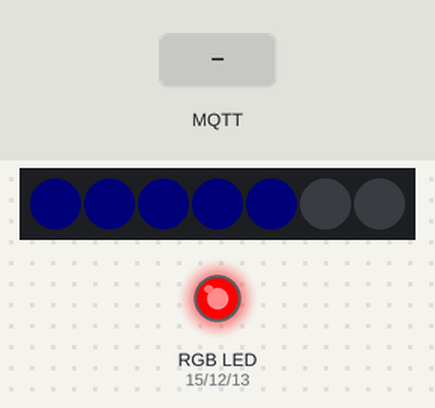
A sketch run on a simulated ESP8266 (NodeMCU). Parts: 7 RGB LEDs in strip order, left to right, an RGB LED mixed from three pins (HIGH = lit). The inputs (shaded band) are chosen by the test bench. Dim RGB values are drawn brighter than linear; WiFi joins after 1.5 s; servers stay silent unless stated; random numbers use the default seed unless the sketch sets one; no MQTT or app messages arrive unless stated; what the sketch prints to the serial monitor is not drawn.

Above: at 2.52 s.
At 3.7 s:
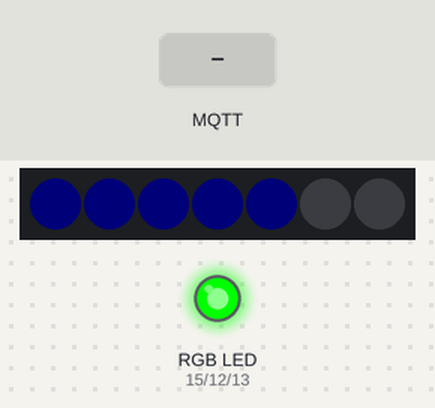
3.8 s: MQTT message "v1" arrives on the first subscribed topic
5.3 s: MQTT message "1" arrives on the first subscribed topic
6.8 s: MQTT message "on" arrives on the first subscribed topic
Timing chart, 0 to 9.8 s (numbered marks = the images above; inputs shaded):
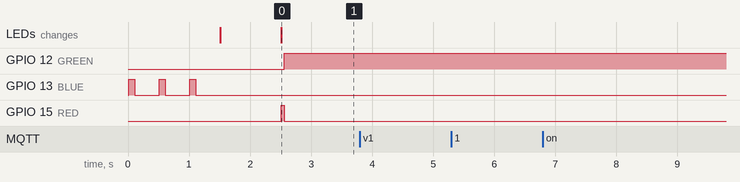

Measured:
- after the input at 3.8 s, every drawn part: stays the same
- after the input at 5.3 s, every drawn part: stays the same
- after the input at 6.8 s, every drawn part: stays the same

The sketch:

actuator_firmware.ino
```cpp
/*
  It will reconnect to the server if the connection is lost using a blocking
  reconnect function. See the 'mqtt_reconnect_nonblocking' example for how to
  achieve the same result without blocking the main loop.


   Für Witty Cloud.
   Board: NodeMCU 1.0 ESP 12E

   Onboard LED blaues blinken: initiales WiFi Connect
   Grün: Kontakt zum Broker
   Rot: Kein Kontakt zum Broker

   auf der befehlszeile publishen:
   mosquitto_pub -h 192.168.178.81  -t 'aktoren/panel0' -m '4 1'

   und subscriben:
   mosquitto_sub -h 192.168.178.81  -t aktoren/panel0

   den Totmannkanal:
   mosquitto_sub -h 192.168.178.81  -t aliveTopic

*/

#include <ESP8266WiFi.h>
#include <PubSubClient.h>
#include <ArduinoJson.h>

const char* ssid = "security-by-iod";
const char* password = "45727545669727595";
const char* mqtt_server = "192.168.3.241";

const char* subscribeTopic = "actors/panel0";
//const char* publishTopic ="totmann/panel0";
const char* deviceName = "panel0";

// ----- definitions for WS2812 LED strings -----------------------------------------
#include <Adafruit_NeoPixel.h>
#ifdef __AVR__
#include <avr/power.h>
#endif

#define PIN 14

// Parameter 1 = number of pixels in strip
// Parameter 2 = Arduino pin number (most are valid)
// Parameter 3 = pixel type flags, add together as needed:
//   NEO_KHZ800  800 KHz bitstream (most NeoPixel products w/WS2812 LEDs)
//   NEO_KHZ400  400 KHz (classic 'v1' (not v2) FLORA pixels, WS2811 drivers)
//   NEO_GRB     Pixels are wired for GRB bitstream (most NeoPixel products)
//   NEO_RGB     Pixels are wired for RGB bitstream (v1 FLORA pixels, not v2)
//   NEO_RGBW    Pixels are wired for RGBW bitstream (NeoPixel RGBW products)
Adafruit_NeoPixel strip = Adafruit_NeoPixel(7, PIN, NEO_GRB + NEO_KHZ800);


WiFiClient espClient;
PubSubClient client(espClient);
long lastMsg = 0;
char msg[50];
int value = 0;

const int RED = 15;                 // buildt in RGB LED
const int BLUE = 13;
const int GREEN = 12;

void setup_wifi() {

  delay(10);
  // We start by connecting to a WiFi network
  Serial.println();
  Serial.print("Connecting to ");
  Serial.println(ssid);

  WiFi.begin(ssid, password);

  while (WiFi.status() != WL_CONNECTED) {
    digitalWrite(BLUE, HIGH);
    delay(100);
    digitalWrite(BLUE, LOW);
    delay(400);
    Serial.print(".");
  }

  // randomSeed(micros());

  Serial.println("");
  Serial.println("WiFi connected");
  Serial.println("IP address: ");
  Serial.println(WiFi.localIP());
}

void callback(char* topic, byte* payload, unsigned int length) {

  StaticJsonBuffer<200> jsonBuffer;
  JsonObject& json_object = jsonBuffer.parseObject(payload);

  if (!json_object.success()) {
    Serial.println("parseObject() failed");
    Serial.print("Payload: ");
    for (int i = 0; i < length; i++)
      Serial.print((char) payload[i]);

    Serial.println();
    return;
  } else {
    Serial.println("Message arrived");
    json_object.prettyPrintTo(Serial);
    int led = json_object["led_num"];
    char red = json_object["red"];
    char green = json_object["green"];
    char blue = json_object["blue"];

    if (0 <= led && led < 5) {
      strip.setPixelColor(led, red, green, blue);
      strip.show();
    }
  }
}

void reconnect() {                                            // ToDo: if too many reconnect retrys, do reboot
  // Loop until we're reconnected                             // ESP.reset(); doesn't do the job, hard reset seems to be the way
  while (!client.connected()) {
    Serial.print("Attempting MQTT connection...");
    // Create a random client ID                              // why random client ID?
    String clientId = "ESP8266Client-";
    clientId += String(random(0xffff), HEX);
    // Attempt to connect
    if (client.connect(clientId.c_str())) {
      digitalWrite(GREEN, HIGH);
      digitalWrite(RED, LOW);
      Serial.println("connected");
      // Once connected, publish an announcement...
      // client.publish(publishTopic, deviceName);
      // ... and resubscribe
      client.subscribe(subscribeTopic);
    } else {
      digitalWrite(RED, HIGH);
      digitalWrite(GREEN, LOW);
      Serial.print("failed, rc=");
      Serial.print(client.state());
      Serial.println(" try again in 5 seconds");
      // Wait 5 seconds before retrying
      delay(5000);
    }
  }
}

void setup() {
  pinMode(RED, OUTPUT);
  digitalWrite(RED, LOW);
  pinMode(GREEN, OUTPUT);
  digitalWrite(GREEN, LOW);
  pinMode(BLUE, OUTPUT);
  digitalWrite(BLUE, LOW);

  Serial.begin(115200);
  setup_wifi();
  client.setServer(mqtt_server, 1883);
  client.setCallback(callback);

  strip.begin();
  strip.show();
  delay(1000);
  strip.setPixelColor(0, 0, 0, 2);
  strip.setPixelColor(1, 0, 0, 2);
  strip.setPixelColor(2, 0, 0, 2);
  strip.setPixelColor(3, 0, 0, 2);
  strip.setPixelColor(4, 0, 0, 2);
  strip.show();

}

void loop() {

  if (!client.connected()) {
    digitalWrite(RED, HIGH);
    digitalWrite(GREEN, LOW);
    reconnect();
  }
  client.loop();
  /*
    long now = millis();
    if (now - lastMsg > 2000) {
      lastMsg = now;
      ++value;
      // snprintf (msg, 75, "hello world #%ld", value);
      snprintf (msg, 75, deviceName);
      //Serial.print("Publish message: ");
      //Serial.println(msg);
      // client.publish(publishTopic, msg);
    }
  */
}
```
